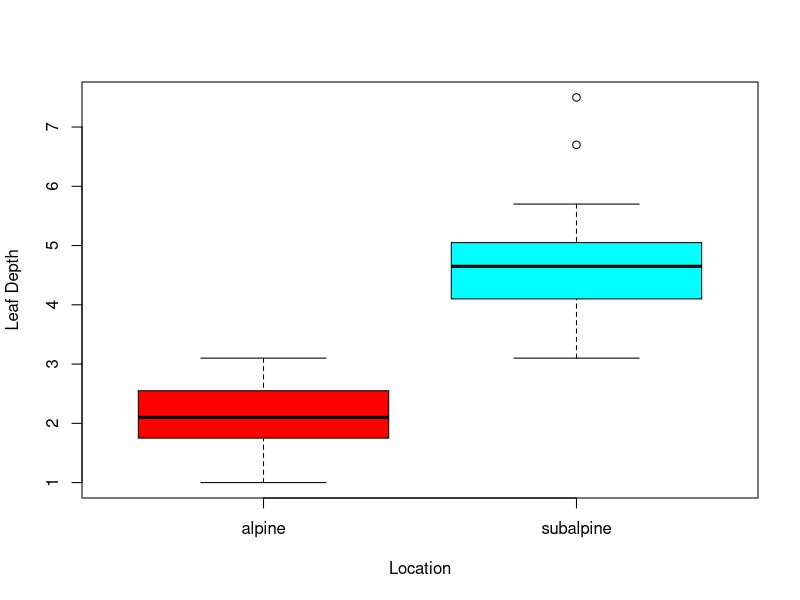
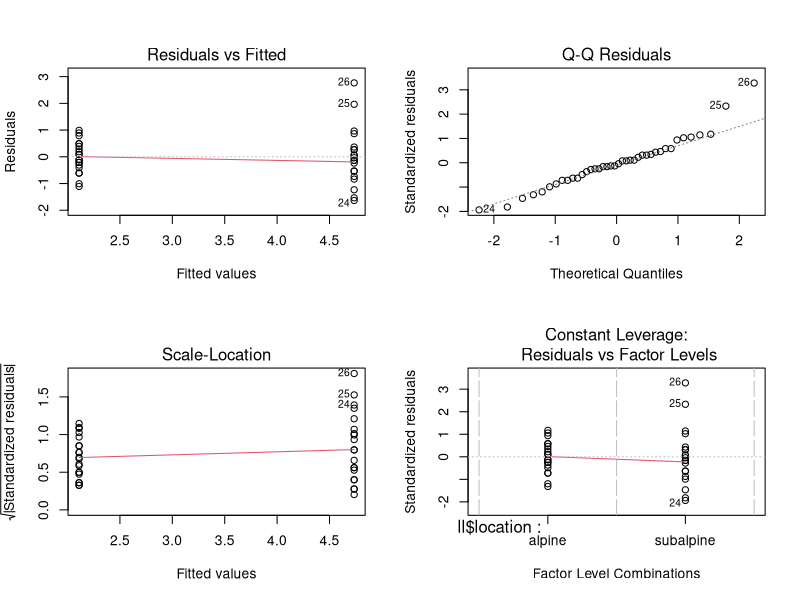
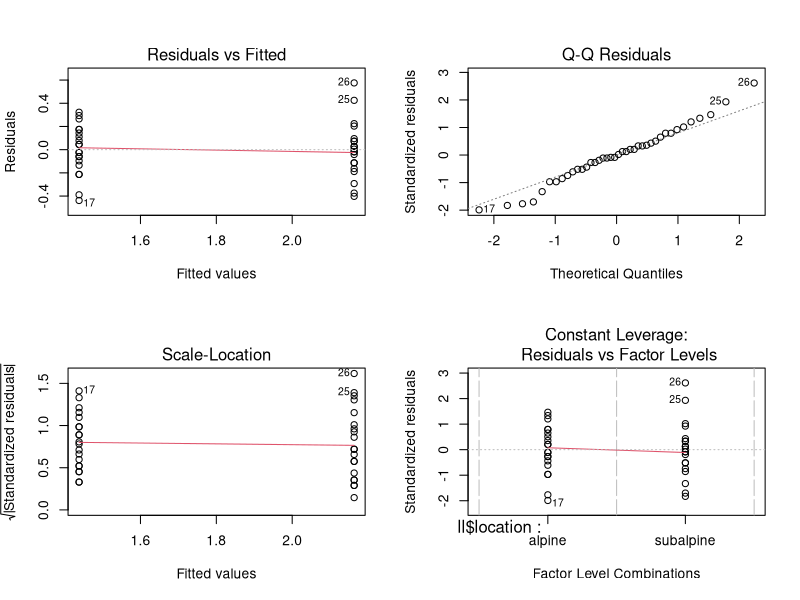
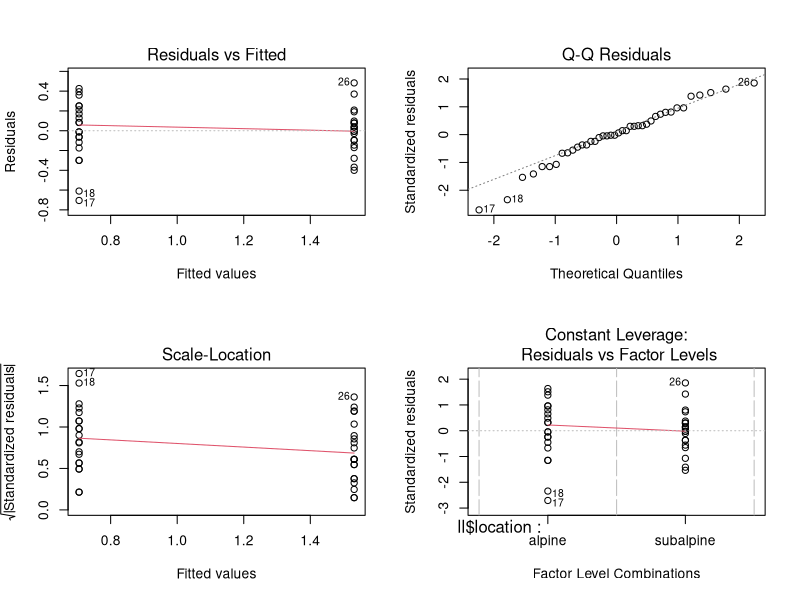

Reproduce these figures in R, in order.
# ==============================================================================
# Project: Environmental Monitoring (Forestry & Canopy Density)
# Description: This dataset contains data describing the depth of leaf litter at
#              two different altitudes
# ==============================================================================

# 1. Setup and Data Import -----------------------------------------------------
# getwd()
# list.files()
options(scipen=999)
ll <- read.csv("LeafLitter.csv", stringsAsFactors = T)
View(ll)
str(ll)
summary(ll)

# 2. Exploratory Data Analysis -------------------------------------------------
par(mfrow = c(1, 1))
plot(ll$depth~ll$location, col = rainbow(2), xlab = "Location", ylab = "Leaf Depth")

# 3. Initial ANOVA Modelling & Diagnostics -------------------------------------
# Evaluate if litter depth varies significantly by location
ll.mod1 <- aov(ll$depth~ll$location)
summary(ll.mod1)
# Check residuals for normality and constant variance
par(mfrow=c(2,2))
plot(ll.mod1)
# Insight: Residuals show non-constant variance (breaching ANOVA assumptions).

# 4. Data Transformation & Model Correction ------------------------------------
# Attempt 1: Square-root transformation
ll.mod2 <- aov(sqrt(ll$depth)~ll$location)
summary(ll.mod2)
# Check improved residuals
plot(ll.mod2)

# Attempt 2: Logarithmic transformation (often best for environmental skew)
ll.mod3 <- aov(log(ll$depth)~ll$location)
summary(ll.mod3)
# Check final residuals
plot(ll.mod3)

# 5. Post-Hoc Analysis ---------------------------------------------------------
# Once the optimal transformed model is selected, identify pairwise differences,
# between each models
TukeyHSD(ll.mod1)
TukeyHSD(ll.mod2)
TukeyHSD(ll.mod3)
